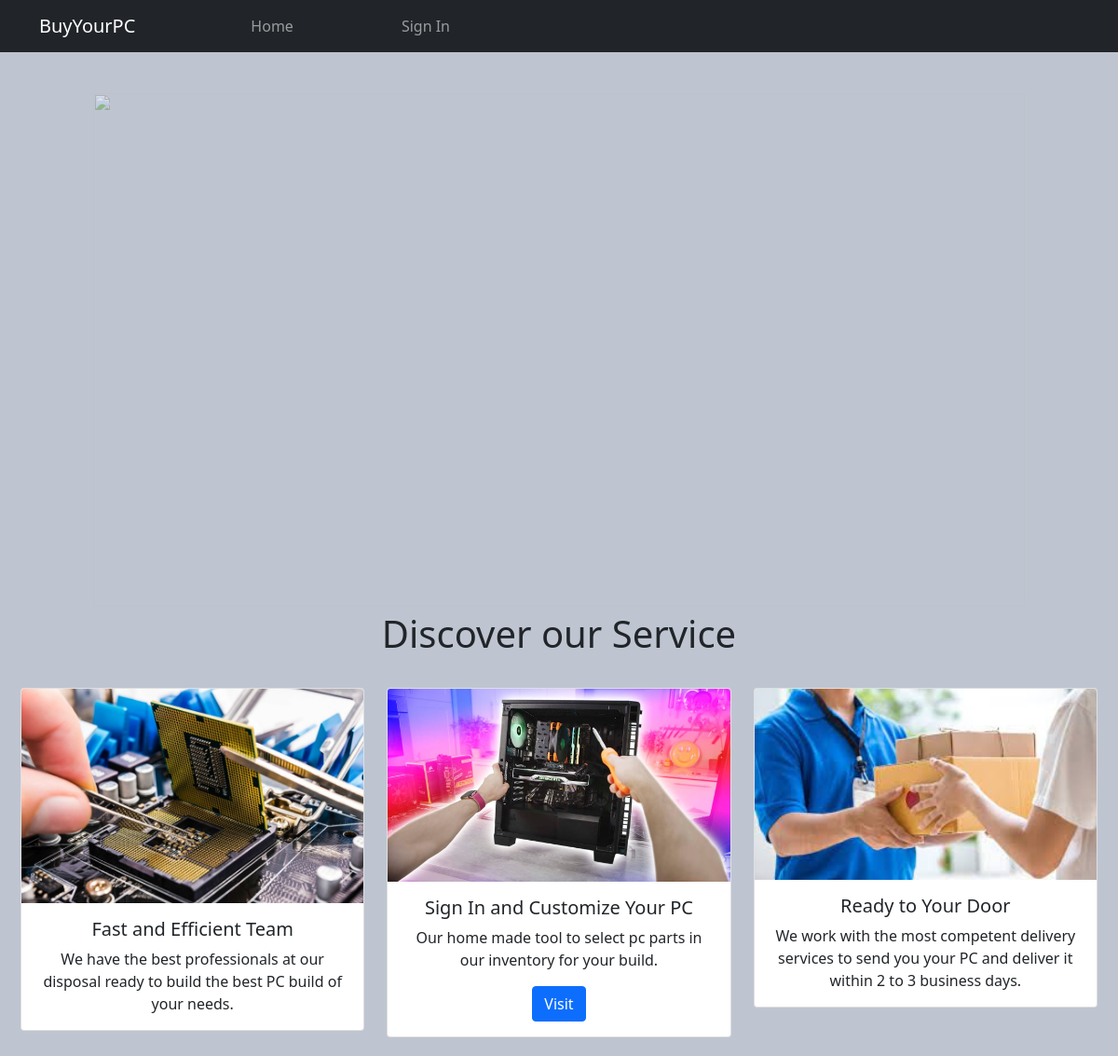
Page /Home.php on the committed database.
### tables this page shows
CREATE TABLE `assets` (
  `assetId` int(3) NOT NULL,
  `title` varchar(100) NOT NULL,
  `text1` varchar(2000) NOT NULL,
  `text2` varchar(1500) NOT NULL,
  `imageLink` varchar(500) NOT NULL,
  `type` varchar(25) NOT NULL,
  `enabled` bit(1) NOT NULL
);

### Models.php (called while the page is built, shortened)
<?php
class Asset	{
	private $title;
	private $text1;
	private $text2;
	private $imageLink;
	public function __construct($idd, $titlee, $text11, $text22, $imageLinkk, $typee, $enabledd)	{
		$this->title = $titlee;
		$this->text1 = $text11;
		$this->text2 = $text22;
		$this->imageLink = $imageLinkk;
	}
	public function getTitle()	{ return $this->title; }
	public function getText1()	{ return $this->text1; }
	public function getText2()	{ return $this->text2; }
	public function getImageLink()	{ return $this->imageLink; }
}
class Controller	{
	private $servername = "localhost";
    private $username = "root";
    private $password ="";
    private $database ="buyyourpcdb";
    public $con;
	public function initiateDbConnection()	{
		$this->con = new mysqli($this->servername, $this->username, $this->password, $this->database);
        if(mysqli_connect_error())
        {
            trigger_error("Not possible to connect to MySQL: ".mysqli_connect_error());
        }
        else
        {
            return $this->con;
        }
	}
	public function getAssetsByType($type)	{
		$query = "SELECT * FROM Assets WHERE type = '".$type."' AND enabled = 1";
        $result = $this->con->query($query);
        if($result->num_rows > 0){
			$assets = Array();
            while($row = $result->fetch_assoc()){
				$asset = new Asset($row['assetId'], $row['title'], $row['text1'], $row['text2'], $row['imageLink'], $row['type'], $row['enabled']);
				$assets[] = $asset;
            }
            return $assets;
        }
        else{
            return Array();
        }
	}
}
?>

### Home.php (the view, shortened to what this page needs)
<?php
  include 'Masterpage.php';
  $controller = new Controller();
  $assetsCards = $controller->getAssetsByType('homeCards');
?>
<!DOCTYPE html>
<html lang="en">
  <head>
  </head>
  <body class="home" style="background-color: #bec5d1">
    <div
      class="carousel slide carousel-fade"
      data-bs-ride="carousel"
      style="position: relative; text-align: center; margin-bottom: -50px;margin-top: -20px;"
    >
      <div class="carousel-inner text-center">
		<div class="carousel-item active" data-bs-interval="5000">
          <img src="Images/two.jpg" class="d-block mx-auto" style="width: 1000px;height:550px;opacity: 0.5;" />
        </div>
      </div>
    </div>
    <div>
      <h1 class="text-center">&nbsp;</h1>
      <h1 class="text-center">Discover our Service</h1>
    </div>
    <div
      class="card-group row row-cols-1 row-cols-md-3 g-4"
      style="margin-top: 10px; margin-left: 10px; margin-right: 10px; padding-bottom: 20px"
    >
	<?php foreach($assetsCards as $assetCard)	{ ?>
      <div class="col">
        <div class="card homeCard">
          <img class="card-img-top img-fluid" width="1000px" height="750px" src=<?php echo '"'.$assetCard->getImageLink().'"'; ?> />
          <div class="card-body" style="text-align: center;">
            <h5 class="card-title"><?php echo $assetCard->getTitle(); ?></h5>
            <p class="card-text"><?php echo $assetCard->getText1(); ?></p>
			<?php if($assetCard->getText2() != '')	{ ?><a href=<?php echo '"'.$assetCard->getText2().'"'; ?> class="btn btn-primary stretched-link">Visit</a><?php  }?>
          </div>
        </div>
      </div>
	<?php } ?>
    </div>
  </body>
</html>

### Edit.css (style rules this page uses)
.carousel-item { width: 50%; }
.carousel-inner > .carousel-item > img { width: 1000px; height: 700px; }
.card-img-top { height: 300px; }

### rows in the picture
assets: shows a picture, title "Fast and Efficient Team", text1 "We have the best professionals at our disposal ready to build the best PC build of your needs."
assets: shows a picture, title "Ready to Your Door", text1 "We work with the most competent delivery services to send you your PC and deliver it within 2 to 3 business days."
